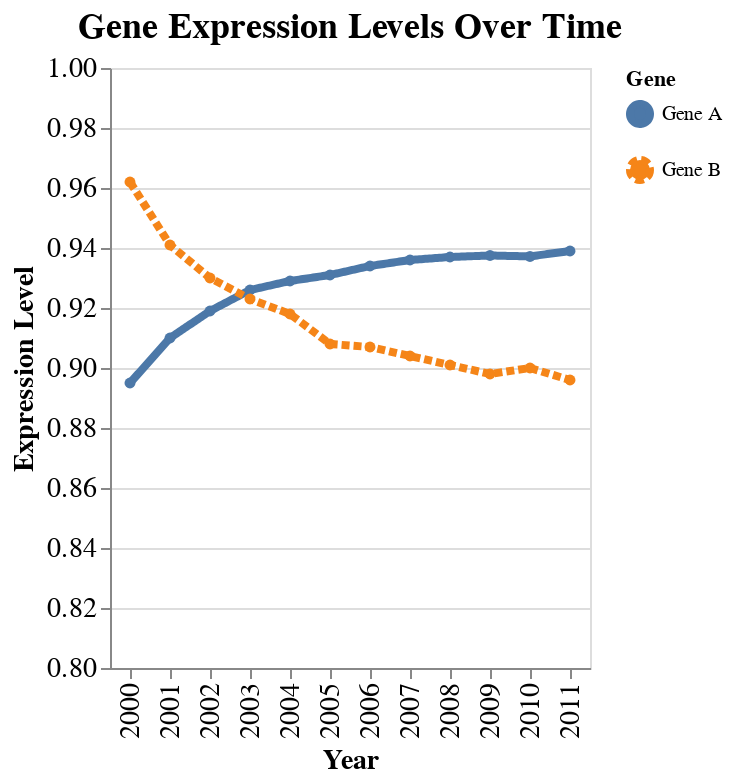

Notebook code cell kept with this figure:
### Code cell
# Creating the Altair plot
chart = alt.Chart(data).mark_line(point=True).encode(
    x='Year:O',
    y=alt.Y('Expression Level:Q', scale=alt.Scale(domain=[0.8, 1])),
    color='Gene:N',
    strokeDash='Gene:N'
).properties(
    title='Gene Expression Levels Over Time'
).configure_mark(
    size=12,  # Marker size
    strokeWidth=4  # Line width
).configure_title(
    fontSize=18  # Title font size
).configure_axis(
    labelFontSize=14,
    titleFontSize=14
)

chart

### Figure 1 — Vega-Lite specification as saved in the notebook (floating-point values rounded to 4 significant figures)
{"config": {"view": {"continuousWidth": 300, "continuousHeight": 300}, "axis": {"labelFontSize": 14, "titleFontSize": 14}, "mark": {"size": 12, "strokeWidth": 4}, "title": {"fontSize": 18}}, "data": {"name": "data-25c10ea1b633d78eca8d942f4d4f7f02"}, "mark": {"type": "line", "point": true}, "encoding": {"color": {"field": "Gene", "type": "nominal"}, "strokeDash": {"field": "Gene", "type": "nominal"}, "x": {"field": "Year", "type": "ordinal"}, "y": {"field": "Expression Level", "scale": {"domain": [0.8, 1]}, "type": "quantitative"}}, "title": "Gene Expression Levels Over Time", "$schema": "https://vega.github.io/schema/vega-lite/v5.20.1.json", "datasets": {"data-25c10ea1b633d78eca8d942f4d4f7f02": [{"Year": 2000, "Expression Level": 0.895, "Gene": "Gene A"}, {"Year": 2001, "Expression Level": 0.91, "Gene": "Gene A"}, {"Year": 2002, "Expression Level": 0.919, "Gene": "Gene A"}, {"Year": 2003, "Expression Level": 0.926, "Gene": "Gene A"}, {"Year": 2004, "Expression Level": 0.929, "Gene": "Gene A"}, {"Year": 2005, "Expression Level": 0.931, "Gene": "Gene A"}, {"Year": 2006, "Expression Level": 0.934, "Gene": "Gene A"}, {"Year": 2007, "Expression Level": 0.936, "Gene": "Gene A"}, {"Year": 2008, "Expression Level": 0.937, "Gene": "Gene A"}, {"Year": 2009, "Expression Level": 0.9375, "Gene": "Gene A"}, {"Year": 2010, "Expression Level": 0.9372, "Gene": "Gene A"}, {"Year": 2011, "Expression Level": 0.939, "Gene": "Gene A"}, {"Year": 2000, "Expression Level": 0.962, "Gene": "Gene B"}, {"Year": 2001, "Expression Level": 0.941, "Gene": "Gene B"}, {"Year": 2002, "Expression Level": 0.93, "Gene": "Gene B"}, {"Year": 2003, "Expression Level": 0.923, "Gene": "Gene B"}, {"Year": 2004, "Expression Level": 0.918, "Gene": "Gene B"}, {"Year": 2005, "Expression Level": 0.908, "Gene": "Gene B"}, {"Year": 2006, "Expression Level": 0.907, "Gene": "Gene B"}, {"Year": 2007, "Expression Level": 0.904, "Gene": "Gene B"}, {"Year": 2008, "Expression Level": 0.901, "Gene": "Gene B"}, {"Year": 2009, "Expression Level": 0.898, "Gene": "Gene B"}, {"Year": 2010, "Expression Level": 0.9, "Gene": "Gene B"}, {"Year": 2011, "Expression Level": 0.896, "Gene": "Gene B"}]}}
